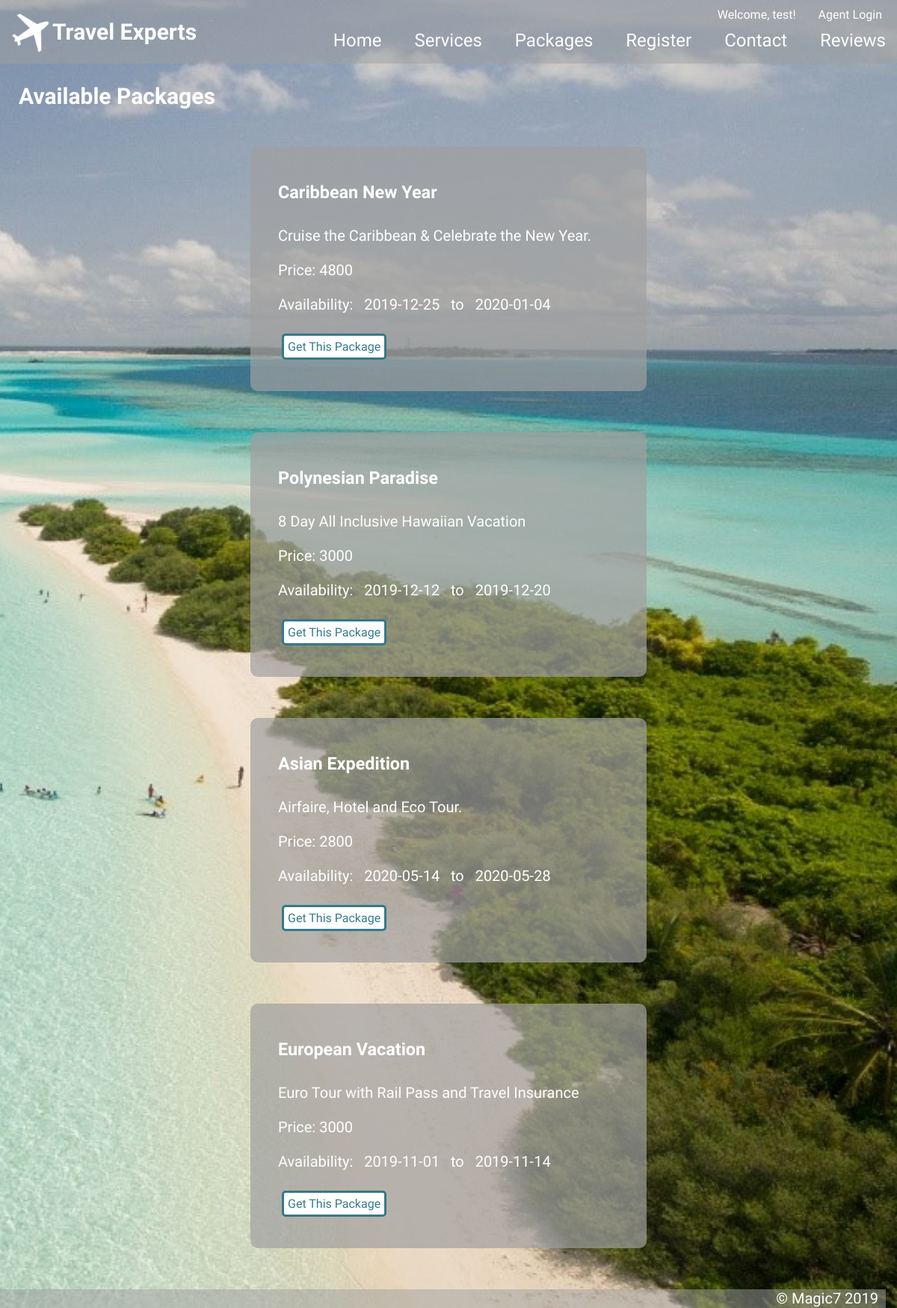
/packages.php (signed in), run on the app's committed database.
### tables this page shows
CREATE TABLE `packages` (
  `PackageId` int(11) NOT NULL,
  `PkgName` varchar(50) NOT NULL,
  `PkgStartDate` date DEFAULT NULL,
  `PkgEndDate` date DEFAULT NULL,
  `PkgDesc` varchar(50) DEFAULT NULL,
  `PkgBasePrice` decimal(19,0) NOT NULL,
  `PkgAgencyCommission` decimal(19,4) DEFAULT NULL
);

### packages.php (the view, shortened to what this page needs)
<?php
$host="localhost";
$user="root";
$password="";
$db="travelexperts";
$connect=mysqli_connect($host,$user,$password,$db);
$query="SELECT * FROM packages  WHERE PkgStartDate>= NOW();";
$result=mysqli_query($connect,$query);
include_once("header.php");
?>
  <body>
    <?php
    include_once("menu.php");
    ?>
  <div class="contain">
    <div id="packages">
    	<h2>Available Packages</h2>
      <ul>
      	<?php
      		while($rows=mysqli_fetch_assoc($result))
      		{
      	?>
        <li class="eachpackage">
          <table>
            <tr><td><h3><?php echo $rows['PkgName']; ?></h3></td></tr>
            <tr><td><?php echo $rows['PkgDesc'];?></td></tr>
            <tr><td>Price: <?php echo $rows['PkgBasePrice']; ?></td></tr>
            <tr><td>Availability: &nbsp; <?php echo $rows['PkgStartDate']; ?> &nbsp; to &nbsp; <?php echo $rows['PkgEndDate']; ?></td></tr>
    				<tr><td><button id=<?php echo ($rows['PkgName']); ?> onclick='checkoutConfirm(this.id)'>Get This Package</button></td></tr>
          </table>
        <?php
        		}
        ?>
        </li>
      </ul>
    </div>
  </div>
  </body>
	<?php
	  include_once("footer.php");
	?>

### style.css (style rules this page uses)
* { margin: 0; padding: 0; font-family: 'Arsenal', sans-serif; }
body { width: 100vw; overflow-x: hidden; background: url('images/beach.jpg'); background-attachment: fixed; background-position: top right; background-size: cover; }
.contain { text-align: center; min-height: 100vh; margin-top: 85px; padding-top: 1px; margin-bottom:0; }
#packages { margin: 25px; font-size: 20px; color: white; }
#packages h2 { margin-bottom: 25px; width: 100%; text-align: left; }
.eachpackage { list-style: none; text-align: left; width: 40vw; margin: 25px; padding: 25px; background: rgba(160, 160, 160, 0.7); border-radius: 10px; display: inline-block; }
.eachpackage h3 { margin: 10px 0; }
.eachpackage td { padding: 10px; }
.eachpackage button { cursor: pointer; padding: 5px; margin: 5px; color: #347A8A; background-color: white; color: #347A8A; border: solid 3px #347A8A; border-radius: 5px; font-size: 16px; }

### data on the page
packages: PkgName "Caribbean New Year", PkgDesc "Cruise the Caribbean & Celebrate the New Year.", PkgBasePrice "4800", PkgStartDate "2019-12-25", PkgEndDate "2020-01-04"
packages: PkgName "Polynesian Paradise", PkgDesc "8 Day All Inclusive Hawaiian Vacation", PkgBasePrice "3000", PkgStartDate "2019-12-12", PkgEndDate "2019-12-20"
packages: PkgName "Asian Expedition", PkgDesc "Airfaire, Hotel and Eco Tour.", PkgBasePrice "2800", PkgStartDate "2020-05-14", PkgEndDate "2020-05-28"
packages: PkgName "European Vacation", PkgDesc "Euro Tour with Rail Pass and Travel Insurance", PkgBasePrice "3000", PkgStartDate "2019-11-01", PkgEndDate "2019-11-14"

### other printed values
$_SESSION[CustUserID] "test"
